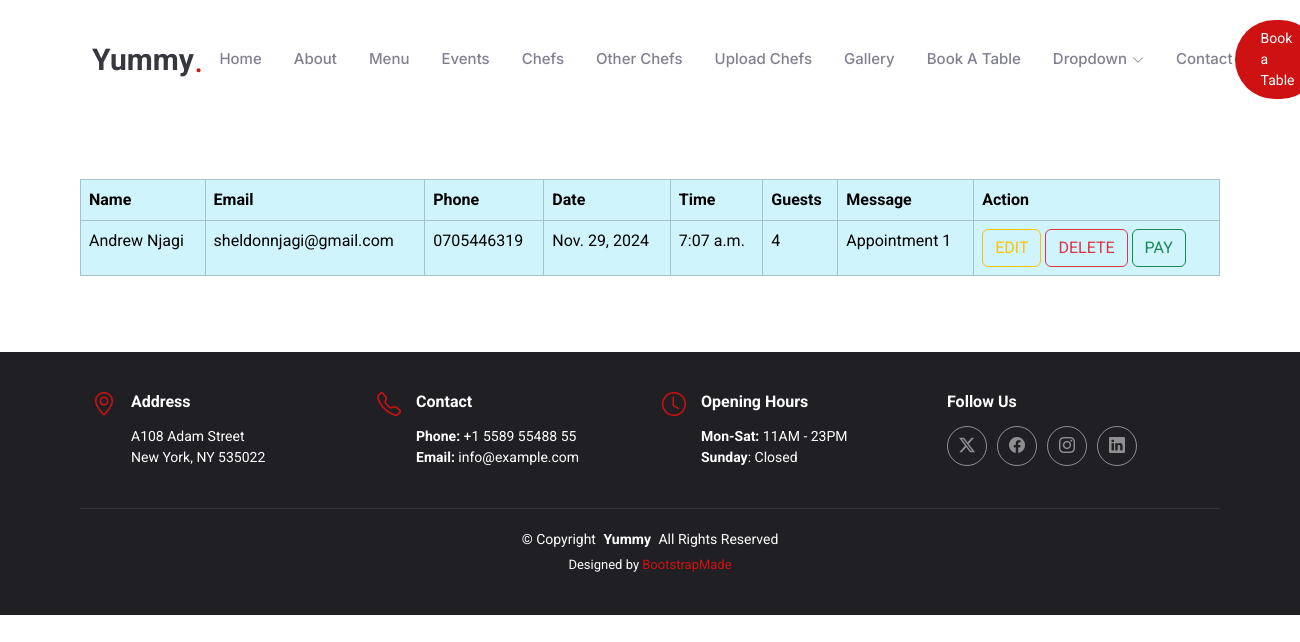
Screenshot of /showbookings/ with the database file from the repository.
### myapp/models.py (models this page shows, shortened)
class BookTable(models.Model):
    name = models.CharField(max_length=100)
    email = models.EmailField(max_length=100)
    phone = models.CharField(max_length=20)
    date = models.DateField()
    time = models.TimeField()
    guests = models.IntegerField()
    message = models.TextField()

### myapp/views.py (the view)
# urls.py: path('showbookings/', views.showbookings, name='showbookings'),  # Display all bookings
def showbookings(request):
    allbookings = BookTable.objects.all()  # Retrieve all bookings
    return render(request, 'showbookings.html', {'bookings': allbookings})  # Pass bookings to the template

### templates/showbookings.html
{% extends 'starter-page.html' %}
{% load static %}
{% block body %}
<table class="table table-bordered table-info container">
    <thead>
        <tr>
            <th>Name</th>
            <th>Email</th>
            <th>Phone</th>
            <th>Date</th>
            <th>Time</th>
            <th>Guests</th>
            <th>Message</th>
            <th>Action</th>
        </tr>
    </thead>
    <tbody>
        {% for x in bookings %}
            <tr>
                <td>{{ x.name }}</td>
                <td>{{ x.email }}</td>
                <td>{{ x.phone }}</td>
                <td>{{ x.date }}</td>
                <td>{{ x.time }}</td>
                <td>{{ x.guests }}</td>
                <td>{{ x.message }}</td>
                <td>
                    <a href="/editbookings/{{ x.id }}" class="btn btn-outline-warning">EDIT</a>
                    <a href="/deletebookings/{{ x.id }}" class="btn btn-outline-danger">DELETE</a>
                    <a href="" class="btn btn-outline-success">PAY</a>
                </td>
            </tr>
        {% endfor %}
    </tbody>
  </table>
{% endblock  %}

### static/assets/css/main.css (style rules this page uses)
:root { --default-font: "Roboto", system-ui, -apple-system, "Segoe UI", Roboto, "Helvetica Neue", Arial, "Noto Sans", "Liberation Sans", sans-serif, "Apple Color Emoji", "Segoe UI Emoji", "Segoe UI Symbol", "Noto Color Emoji"; --heading-font: "Amatic SC", sans-serif; --nav-font: "Inter", sans-serif; }
:root { --background-color: #ffffff; --default-color: #212529; --heading-color: #37373f; --accent-color: #ce1212; --surface-color: #ffffff; --contrast-color: #ffffff; }
:root { --nav-color: #7f7f90; --nav-hover-color: #ce1212; --nav-mobile-background-color: #ffffff; --nav-dropdown-background-color: #ffffff; --nav-dropdown-color: #7f7f90; --nav-dropdown-hover-color: #ce1212; }
:root { scroll-behavior: smooth; }
body { color: var(--default-color); background-color: var(--background-color); font-family: var(--default-font); }
a { color: var(--accent-color); text-decoration: none; transition: 0.3s; }

### rows the page displays
BookTable: name "Andrew Njagi", email "sheldonnjagi@gmail.com", phone "0705446319", date "Nov. 29, 2024", time "7:07 a.m.", guests "4", message "Appointment 1"
